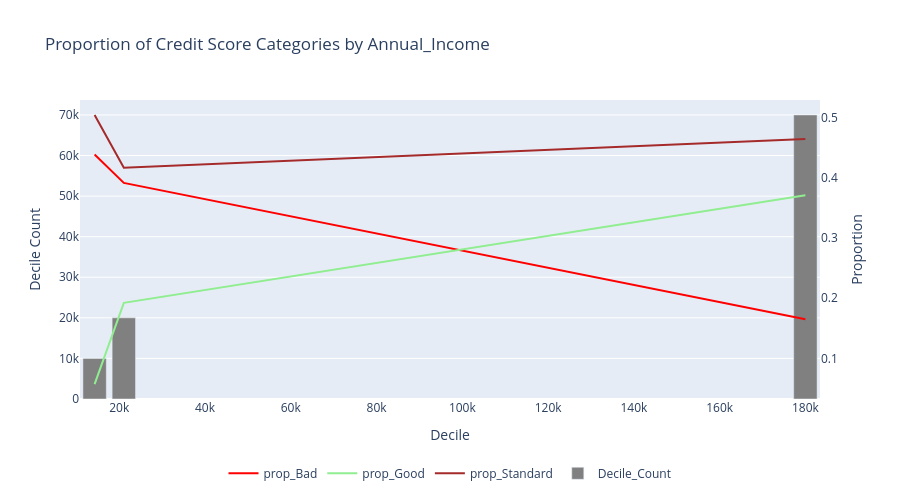

Notebook code cell kept with this figure:
### Code cell
chart_types = {
    "prop_Good":"line",
    "prop_Standard":"line",
    "prop_Bad": "line",  
    "Decile_Count": "bar"    
}

fig = plot_interactive_chart(
    df=grouped_deciles_summary,  
    y_columns=["prop_Bad", "prop_Good", "prop_Standard", "Decile_Count"],  
    x_column="Decile_Max",  
    chart_types=chart_types, 
    title=f"Proportion of Credit Score Categories by {continuous_variable}",
    x_title="Decile",
    y_title="Decile Count",  
    y2_title="Proportion",   
    secondary_y=["prop_Bad", "prop_Good", "prop_Standard"],  
    width=900,
    height=500,
    custom_colors={"prop_Bad": "red", "prop_Good":"lightgreen",
    "prop_Standard":"brown", "Decile_Count": "gray"}  
)

fig.show()

### Figure 1 — Plotly figure (JSON) as saved in the notebook; plotly's stock layout.template omitted (floating-point values rounded to 4 significant figures)
{"data": [{"line": {"color": "red"}, "mode": "lines", "name": "prop_Bad", "type": "scatter", "x": [14260.0, 21080.0, 180000.0], "y": [0.4384, 0.3912, 0.1651], "yaxis": "y2"}, {"line": {"color": "lightgreen"}, "mode": "lines", "name": "prop_Good", "type": "scatter", "x": [14260.0, 21080.0, 180000.0], "y": [0.0576, 0.1924, 0.3709], "yaxis": "y2"}, {"line": {"color": "brown"}, "mode": "lines", "name": "prop_Standard", "type": "scatter", "x": [14260.0, 21080.0, 180000.0], "y": [0.504, 0.4164, 0.464], "yaxis": "y2"}, {"marker": {"color": "gray"}, "name": "Decile_Count", "type": "bar", "x": [14260.0, 21080.0, 180000.0], "y": [10000, 20000, 70000], "yaxis": "y"}], "layout": {"height": 500, "legend": {"orientation": "h", "x": 0.5, "xanchor": "center", "y": -0.2, "yanchor": "top"}, "title": {"text": "Proportion of Credit Score Categories by Annual_Income"}, "width": 900, "xaxis": {"title": {"text": "Decile"}}, "yaxis": {"title": {"text": "Decile Count"}}, "yaxis2": {"overlaying": "y", "showgrid": false, "side": "right", "title": {"text": "Proportion"}}}}
